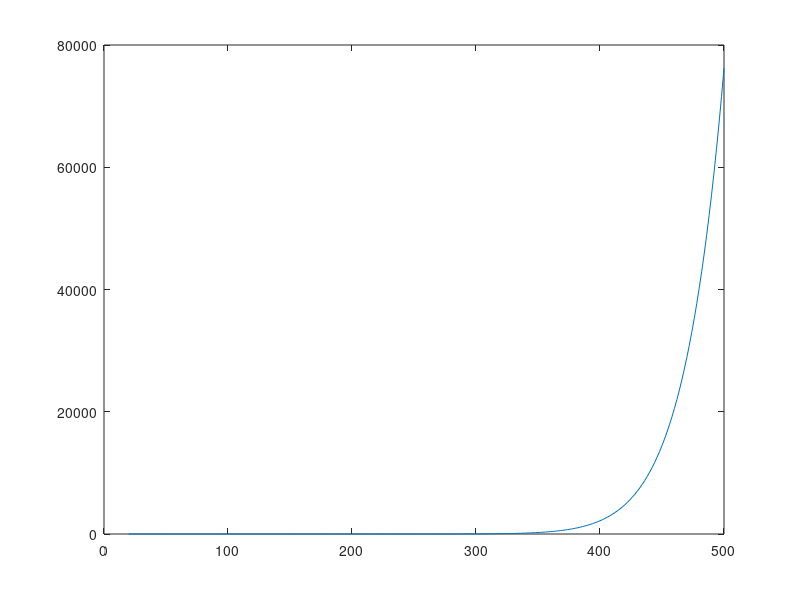

MATLAB code for this plot:
% When Temp decrease during geological time e.g. Upplift
T=[20:2:500];
A=1e13; % pre-factor, unit=1/s
R=8.3145; 
Ea=[34:2:72];
for i=1:20
    for j=1:length(T)
    % P(i,j)=T(j)*A*exp(-Ea(i)/R/T(j))*(1-((Ea(i)/R/T(j))^2+2.334733*(Ea(i)/R/T(j))+0.250621)/((Ea(i)/R/T(j))^2+3.330657*(Ea(i)/R/T(j))+1.681534));
    BD13=(Ea(i)*4189)/R/(T(j)+273);
    P(i,j)=(T(j)+273)*A*exp((-BD13))*(1-(BD13^2+2.334733*BD13+0.250621)/(BD13^2+3.330657*BD13+1.681534));
    end
end
P(1,:);
plot(T,P(1,:));


